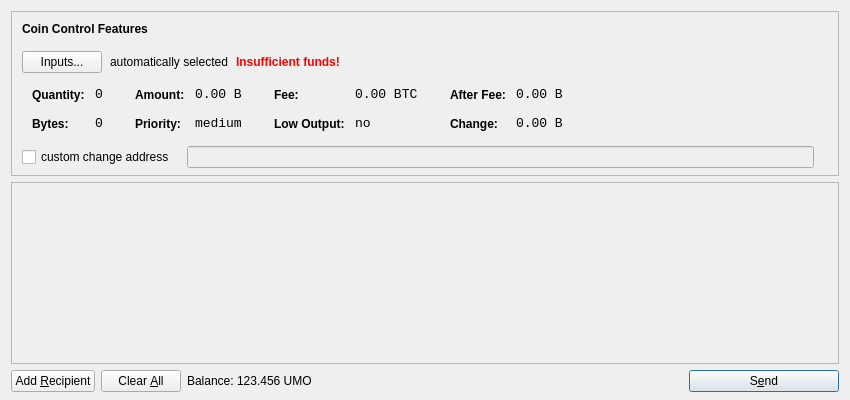
<?xml version="1.0" encoding="UTF-8"?>
<ui version="4.0">
 <class>SendCoinsDialog</class>
 <widget class="QDialog" name="SendCoinsDialog">
  <property name="geometry">
   <rect>
    <x>0</x>
    <y>0</y>
    <width>850</width>
    <height>400</height>
   </rect>
  </property>
  <property name="windowTitle">
   <string>Send Coins</string>
  </property>
  <layout class="QVBoxLayout" name="verticalLayout" stretch="0,1,0">
   <property name="bottomMargin">
    <number>8</number>
   </property>
   <item>
    <widget class="QFrame" name="frameCoinControl">
     <property name="sizePolicy">
      <sizepolicy hsizetype="Expanding" vsizetype="Expanding">
       <horstretch>0</horstretch>
       <verstretch>0</verstretch>
      </sizepolicy>
     </property>
     <property name="maximumSize">
      <size>
       <width>16777215</width>
       <height>16777215</height>
      </size>
     </property>
     <property name="frameShape">
      <enum>QFrame::StyledPanel</enum>
     </property>
     <property name="frameShadow">
      <enum>QFrame::Sunken</enum>
     </property>
     <layout class="QVBoxLayout" name="verticalLayoutCoinControl2">
      <property name="spacing">
       <number>-1</number>
      </property>
      <property name="leftMargin">
       <number>0</number>
      </property>
      <property name="topMargin">
       <number>0</number>
      </property>
      <property name="rightMargin">
       <number>0</number>
      </property>
      <property name="bottomMargin">
       <number>6</number>
      </property>
      <item>
       <layout class="QVBoxLayout" name="verticalLayoutCoinControl" stretch="0,0,0,0,1">
        <property name="spacing">
         <number>0</number>
        </property>
        <property name="leftMargin">
         <number>10</number>
        </property>
        <property name="topMargin">
         <number>10</number>
        </property>
        <item>
         <layout class="QHBoxLayout" name="horizontalLayoutCoinControl1">
          <property name="bottomMargin">
           <number>15</number>
          </property>
          <item>
           <widget class="QLabel" name="labelCoinControlFeatures">
            <property name="sizePolicy">
             <sizepolicy hsizetype="Preferred" vsizetype="Maximum">
              <horstretch>0</horstretch>
              <verstretch>0</verstretch>
             </sizepolicy>
            </property>
            <property name="font">
             <font>
              <weight>75</weight>
              <bold>true</bold>
             </font>
            </property>
            <property name="styleSheet">
             <string notr="true">font-weight:bold;</string>
            </property>
            <property name="text">
             <string>Coin Control Features</string>
            </property>
           </widget>
          </item>
         </layout>
        </item>
        <item>
         <layout class="QHBoxLayout" name="horizontalLayoutCoinControl2" stretch="0,0,0,0">
          <property name="spacing">
           <number>8</number>
          </property>
          <property name="bottomMargin">
           <number>10</number>
          </property>
          <item>
           <widget class="QPushButton" name="pushButtonCoinControl">
            <property name="styleSheet">
             <string notr="true"/>
            </property>
            <property name="text">
             <string>Inputs...</string>
            </property>
           </widget>
          </item>
          <item>
           <widget class="QLabel" name="labelCoinControlAutomaticallySelected">
            <property name="text">
             <string>automatically selected</string>
            </property>
            <property name="margin">
             <number>5</number>
            </property>
           </widget>
          </item>
          <item>
           <widget class="QLabel" name="labelCoinControlInsuffFunds">
            <property name="font">
             <font>
              <weight>75</weight>
              <bold>true</bold>
             </font>
            </property>
            <property name="styleSheet">
             <string notr="true">color:red;font-weight:bold;</string>
            </property>
            <property name="text">
             <string>Insufficient funds!</string>
            </property>
            <property name="margin">
             <number>5</number>
            </property>
           </widget>
          </item>
          <item>
           <spacer name="horizontalSpacerCoinControl">
            <property name="orientation">
             <enum>Qt::Horizontal</enum>
            </property>
            <property name="sizeHint" stdset="0">
             <size>
              <width>40</width>
              <height>1</height>
             </size>
            </property>
           </spacer>
          </item>
         </layout>
        </item>
        <item>
         <widget class="QWidget" name="widgetCoinControl" native="true">
          <property name="sizePolicy">
           <sizepolicy hsizetype="Preferred" vsizetype="Preferred">
            <horstretch>0</horstretch>
            <verstretch>0</verstretch>
           </sizepolicy>
          </property>
          <property name="minimumSize">
           <size>
            <width>0</width>
            <height>0</height>
           </size>
          </property>
          <property name="styleSheet">
           <string notr="true"/>
          </property>
          <layout class="QHBoxLayout" name="horizontalLayoutCoinControl5">
           <property name="margin">
            <number>0</number>
           </property>
           <item>
            <layout class="QHBoxLayout" name="horizontalLayoutCoinControl3" stretch="0,0,0,1">
             <property name="spacing">
              <number>20</number>
             </property>
             <property name="topMargin">
              <number>0</number>
             </property>
             <property name="bottomMargin">
              <number>10</number>
             </property>
             <item>
              <layout class="QFormLayout" name="formLayoutCoinControl1">
               <property name="horizontalSpacing">
                <number>10</number>
               </property>
               <property name="verticalSpacing">
                <number>14</number>
               </property>
               <property name="leftMargin">
                <number>10</number>
               </property>
               <property name="topMargin">
                <number>4</number>
               </property>
               <property name="rightMargin">
                <number>6</number>
               </property>
               <item row="0" column="0">
                <widget class="QLabel" name="labelCoinControlQuantityText">
                 <property name="styleSheet">
                  <string notr="true">font-weight:bold;</string>
                 </property>
                 <property name="text">
                  <string>Quantity:</string>
                 </property>
                 <property name="margin">
                  <number>0</number>
                 </property>
                </widget>
               </item>
               <item row="0" column="1">
                <widget class="QLabel" name="labelCoinControlQuantity">
                 <property name="font">
                  <font>
                   <family>Monospace</family>
                   <pointsize>10</pointsize>
                  </font>
                 </property>
                 <property name="cursor">
                  <cursorShape>IBeamCursor</cursorShape>
                 </property>
                 <property name="contextMenuPolicy">
                  <enum>Qt::ActionsContextMenu</enum>
                 </property>
                 <property name="text">
                  <string notr="true">0</string>
                 </property>
                 <property name="margin">
                  <number>0</number>
                 </property>
                 <property name="textInteractionFlags">
                  <set>Qt::LinksAccessibleByMouse|Qt::TextSelectableByKeyboard|Qt::TextSelectableByMouse</set>
                 </property>
                </widget>
               </item>
               <item row="1" column="0">
                <widget class="QLabel" name="labelCoinControlBytesText">
                 <property name="styleSheet">
                  <string notr="true">font-weight:bold;</string>
                 </property>
                 <property name="text">
                  <string>Bytes:</string>
                 </property>
                </widget>
               </item>
               <item row="1" column="1">
                <widget class="QLabel" name="labelCoinControlBytes">
                 <property name="font">
                  <font>
                   <family>Monospace</family>
                   <pointsize>10</pointsize>
                  </font>
                 </property>
                 <property name="cursor">
                  <cursorShape>IBeamCursor</cursorShape>
                 </property>
                 <property name="contextMenuPolicy">
                  <enum>Qt::ActionsContextMenu</enum>
                 </property>
                 <property name="text">
                  <string notr="true">0</string>
                 </property>
                 <property name="textInteractionFlags">
                  <set>Qt::LinksAccessibleByMouse|Qt::TextSelectableByKeyboard|Qt::TextSelectableByMouse</set>
                 </property>
                </widget>
               </item>
              </layout>
             </item>
             <item>
              <layout class="QFormLayout" name="formLayoutCoinControl2">
               <property name="horizontalSpacing">
                <number>10</number>
               </property>
               <property name="verticalSpacing">
                <number>14</number>
               </property>
               <property name="leftMargin">
                <number>6</number>
               </property>
               <property name="topMargin">
                <number>4</number>
               </property>
               <property name="rightMargin">
                <number>6</number>
               </property>
               <item row="0" column="0">
                <widget class="QLabel" name="labelCoinControlAmountText">
                 <property name="styleSheet">
                  <string notr="true">font-weight:bold;</string>
                 </property>
                 <property name="text">
                  <string>Amount:</string>
                 </property>
                 <property name="margin">
                  <number>0</number>
                 </property>
                </widget>
               </item>
               <item row="0" column="1">
                <widget class="QLabel" name="labelCoinControlAmount">
                 <property name="font">
                  <font>
                   <family>Monospace</family>
                   <pointsize>10</pointsize>
                  </font>
                 </property>
                 <property name="cursor">
                  <cursorShape>IBeamCursor</cursorShape>
                 </property>
                 <property name="contextMenuPolicy">
                  <enum>Qt::ActionsContextMenu</enum>
                 </property>
                 <property name="text">
                  <string notr="true">0.00 B</string>
                 </property>
                 <property name="textInteractionFlags">
                  <set>Qt::LinksAccessibleByMouse|Qt::TextSelectableByKeyboard|Qt::TextSelectableByMouse</set>
                 </property>
                </widget>
               </item>
               <item row="1" column="0">
                <widget class="QLabel" name="labelCoinControlPriorityText">
                 <property name="styleSheet">
                  <string notr="true">font-weight:bold;</string>
                 </property>
                 <property name="text">
                  <string>Priority:</string>
                 </property>
                </widget>
               </item>
               <item row="1" column="1">
                <widget class="QLabel" name="labelCoinControlPriority">
                 <property name="font">
                  <font>
                   <family>Monospace</family>
                   <pointsize>10</pointsize>
                  </font>
                 </property>
                 <property name="cursor">
                  <cursorShape>IBeamCursor</cursorShape>
                 </property>
                 <property name="contextMenuPolicy">
                  <enum>Qt::ActionsContextMenu</enum>
                 </property>
                 <property name="text">
                  <string>medium</string>
                 </property>
                 <property name="textInteractionFlags">
                  <set>Qt::LinksAccessibleByMouse|Qt::TextSelectableByKeyboard|Qt::TextSelectableByMouse</set>
                 </property>
                </widget>
               </item>
              </layout>
             </item>
             <item>
              <layout class="QFormLayout" name="formLayoutCoinControl3">
               <property name="horizontalSpacing">
                <number>10</number>
               </property>
               <property name="verticalSpacing">
                <number>14</number>
               </property>
               <property name="leftMargin">
                <number>6</number>
               </property>
               <property name="topMargin">
                <number>4</number>
               </property>
               <property name="rightMargin">
                <number>6</number>
               </property>
               <item row="0" column="0">
                <widget class="QLabel" name="labelCoinControlFeeText">
                 <property name="styleSheet">
                  <string notr="true">font-weight:bold;</string>
                 </property>
                 <property name="text">
                  <string>Fee:</string>
                 </property>
                 <property name="margin">
                  <number>0</number>
                 </property>
                </widget>
               </item>
               <item row="0" column="1">
                <widget class="QLabel" name="labelCoinControlFee">
                 <property name="font">
                  <font>
                   <family>Monospace</family>
                   <pointsize>10</pointsize>
                  </font>
                 </property>
                 <property name="cursor">
                  <cursorShape>IBeamCursor</cursorShape>
                 </property>
                 <property name="contextMenuPolicy">
                  <enum>Qt::ActionsContextMenu</enum>
                 </property>
                 <property name="text">
                  <string notr="true">0.00 BTC</string>
                 </property>
                 <property name="textInteractionFlags">
                  <set>Qt::LinksAccessibleByMouse|Qt::TextSelectableByKeyboard|Qt::TextSelectableByMouse</set>
                 </property>
                </widget>
               </item>
               <item row="1" column="0">
                <widget class="QLabel" name="labelCoinControlLowOutputText">
                 <property name="styleSheet">
                  <string notr="true">font-weight:bold;</string>
                 </property>
                 <property name="text">
                  <string>Low Output:</string>
                 </property>
                </widget>
               </item>
               <item row="1" column="1">
                <widget class="QLabel" name="labelCoinControlLowOutput">
                 <property name="font">
                  <font>
                   <family>Monospace</family>
                   <pointsize>10</pointsize>
                  </font>
                 </property>
                 <property name="cursor">
                  <cursorShape>IBeamCursor</cursorShape>
                 </property>
                 <property name="contextMenuPolicy">
                  <enum>Qt::ActionsContextMenu</enum>
                 </property>
                 <property name="text">
                  <string>no</string>
                 </property>
                 <property name="textInteractionFlags">
                  <set>Qt::LinksAccessibleByMouse|Qt::TextSelectableByKeyboard|Qt::TextSelectableByMouse</set>
                 </property>
                </widget>
               </item>
              </layout>
             </item>
             <item>
              <layout class="QFormLayout" name="formLayoutCoinControl4">
               <property name="horizontalSpacing">
                <number>10</number>
               </property>
               <property name="verticalSpacing">
                <number>14</number>
               </property>
               <property name="leftMargin">
                <number>6</number>
               </property>
               <property name="topMargin">
                <number>4</number>
               </property>
               <property name="rightMargin">
                <number>6</number>
               </property>
               <item row="0" column="0">
                <widget class="QLabel" name="labelCoinControlAfterFeeText">
                 <property name="styleSheet">
                  <string notr="true">font-weight:bold;</string>
                 </property>
                 <property name="text">
                  <string>After Fee:</string>
                 </property>
                 <property name="margin">
                  <number>0</number>
                 </property>
                </widget>
               </item>
               <item row="0" column="1">
                <widget class="QLabel" name="labelCoinControlAfterFee">
                 <property name="font">
                  <font>
                   <family>Monospace</family>
                   <pointsize>10</pointsize>
                  </font>
                 </property>
                 <property name="cursor">
                  <cursorShape>IBeamCursor</cursorShape>
                 </property>
                 <property name="contextMenuPolicy">
                  <enum>Qt::ActionsContextMenu</enum>
                 </property>
                 <property name="text">
                  <string notr="true">0.00 B</string>
                 </property>
                 <property name="textInteractionFlags">
                  <set>Qt::LinksAccessibleByMouse|Qt::TextSelectableByKeyboard|Qt::TextSelectableByMouse</set>
                 </property>
                </widget>
               </item>
               <item row="1" column="0">
                <widget class="QLabel" name="labelCoinControlChangeText">
                 <property name="styleSheet">
                  <string notr="true">font-weight:bold;</string>
                 </property>
                 <property name="text">
                  <string>Change:</string>
                 </property>
                </widget>
               </item>
               <item row="1" column="1">
                <widget class="QLabel" name="labelCoinControlChange">
                 <property name="font">
                  <font>
                   <family>Monospace</family>
                   <pointsize>10</pointsize>
                  </font>
                 </property>
                 <property name="cursor">
                  <cursorShape>IBeamCursor</cursorShape>
                 </property>
                 <property name="contextMenuPolicy">
                  <enum>Qt::ActionsContextMenu</enum>
                 </property>
                 <property name="text">
                  <string notr="true">0.00 B</string>
                 </property>
                 <property name="textInteractionFlags">
                  <set>Qt::LinksAccessibleByMouse|Qt::TextSelectableByKeyboard|Qt::TextSelectableByMouse</set>
                 </property>
                </widget>
               </item>
              </layout>
             </item>
            </layout>
           </item>
          </layout>
         </widget>
        </item>
        <item>
         <layout class="QHBoxLayout" name="horizontalLayoutCoinControl4" stretch="0,0,0">
          <property name="spacing">
           <number>12</number>
          </property>
          <property name="sizeConstraint">
           <enum>QLayout::SetDefaultConstraint</enum>
          </property>
          <property name="topMargin">
           <number>5</number>
          </property>
          <property name="rightMargin">
           <number>5</number>
          </property>
          <item>
           <widget class="QCheckBox" name="checkBoxCoinControlChange">
            <property name="text">
             <string>custom change address</string>
            </property>
           </widget>
          </item>
          <item>
           <widget class="QLineEdit" name="lineEditCoinControlChange">
            <property name="enabled">
             <bool>false</bool>
            </property>
            <property name="sizePolicy">
             <sizepolicy hsizetype="Expanding" vsizetype="Fixed">
              <horstretch>0</horstretch>
              <verstretch>0</verstretch>
             </sizepolicy>
            </property>
           </widget>
          </item>
          <item>
           <widget class="QLabel" name="labelCoinControlChangeLabel">
            <property name="sizePolicy">
             <sizepolicy hsizetype="Preferred" vsizetype="Expanding">
              <horstretch>0</horstretch>
              <verstretch>0</verstretch>
             </sizepolicy>
            </property>
            <property name="minimumSize">
             <size>
              <width>0</width>
              <height>0</height>
             </size>
            </property>
            <property name="text">
             <string/>
            </property>
            <property name="margin">
             <number>3</number>
            </property>
           </widget>
          </item>
         </layout>
        </item>
        <item>
         <spacer name="verticalSpacerCoinControl">
          <property name="orientation">
           <enum>Qt::Vertical</enum>
          </property>
          <property name="sizeHint" stdset="0">
           <size>
            <width>800</width>
            <height>1</height>
           </size>
          </property>
         </spacer>
        </item>
       </layout>
      </item>
     </layout>
    </widget>
   </item>
   <item>
    <widget class="QScrollArea" name="scrollArea">
     <property name="widgetResizable">
      <bool>true</bool>
     </property>
     <widget class="QWidget" name="scrollAreaWidgetContents">
      <property name="geometry">
       <rect>
        <x>0</x>
        <y>0</y>
        <width>830</width>
        <height>165</height>
       </rect>
      </property>
      <layout class="QVBoxLayout" name="verticalLayout_2">
       <property name="margin">
        <number>0</number>
       </property>
       <item>
        <layout class="QVBoxLayout" name="entries">
         <property name="spacing">
          <number>6</number>
         </property>
        </layout>
       </item>
       <item>
        <spacer name="verticalSpacer">
         <property name="orientation">
          <enum>Qt::Vertical</enum>
         </property>
         <property name="sizeHint" stdset="0">
          <size>
           <width>20</width>
           <height>40</height>
          </size>
         </property>
        </spacer>
       </item>
      </layout>
     </widget>
    </widget>
   </item>
   <item>
    <layout class="QHBoxLayout" name="horizontalLayout">
     <item>
      <widget class="QPushButton" name="addButton">
       <property name="toolTip">
        <string>Send to multiple recipients at once</string>
       </property>
       <property name="text">
        <string>Add &amp;Recipient</string>
       </property>
       <property name="icon">
        <iconset resource="../bitcoin.qrc">
         <normaloff>:/icons/add</normaloff>:/icons/add</iconset>
       </property>
       <property name="autoDefault">
        <bool>false</bool>
       </property>
      </widget>
     </item>
     <item>
      <widget class="QPushButton" name="clearButton">
       <property name="sizePolicy">
        <sizepolicy hsizetype="Minimum" vsizetype="Fixed">
         <horstretch>0</horstretch>
         <verstretch>0</verstretch>
        </sizepolicy>
       </property>
       <property name="toolTip">
        <string>Remove all transaction fields</string>
       </property>
       <property name="text">
        <string>Clear &amp;All</string>
       </property>
       <property name="icon">
        <iconset resource="../bitcoin.qrc">
         <normaloff>:/icons/remove</normaloff>:/icons/remove</iconset>
       </property>
       <property name="autoRepeatDelay">
        <number>300</number>
       </property>
       <property name="autoDefault">
        <bool>false</bool>
       </property>
      </widget>
     </item>
     <item>
      <layout class="QHBoxLayout" name="horizontalLayout_2">
       <property name="spacing">
        <number>3</number>
       </property>
       <item>
        <widget class="QLabel" name="label">
         <property name="text">
          <string>Balance:</string>
         </property>
        </widget>
       </item>
       <item>
        <widget class="QLabel" name="labelBalance">
         <property name="cursor">
          <cursorShape>IBeamCursor</cursorShape>
         </property>
         <property name="text">
          <string>123.456 UMO</string>
         </property>
         <property name="textInteractionFlags">
          <set>Qt::LinksAccessibleByMouse|Qt::TextSelectableByKeyboard|Qt::TextSelectableByMouse</set>
         </property>
        </widget>
       </item>
      </layout>
     </item>
     <item>
      <spacer name="horizontalSpacer">
       <property name="orientation">
        <enum>Qt::Horizontal</enum>
       </property>
       <property name="sizeHint" stdset="0">
        <size>
         <width>40</width>
         <height>20</height>
        </size>
       </property>
      </spacer>
     </item>
     <item>
      <widget class="QPushButton" name="sendButton">
       <property name="minimumSize">
        <size>
         <width>150</width>
         <height>0</height>
        </size>
       </property>
       <property name="toolTip">
        <string>Confirm the send action</string>
       </property>
       <property name="text">
        <string>S&amp;end</string>
       </property>
       <property name="icon">
        <iconset resource="../bitcoin.qrc">
         <normaloff>:/icons/send</normaloff>:/icons/send</iconset>
       </property>
       <property name="default">
        <bool>true</bool>
       </property>
      </widget>
     </item>
    </layout>
   </item>
  </layout>
 </widget>
 <resources>
  <include location="../bitcoin.qrc"/>
 </resources>
 <connections/>
</ui>
